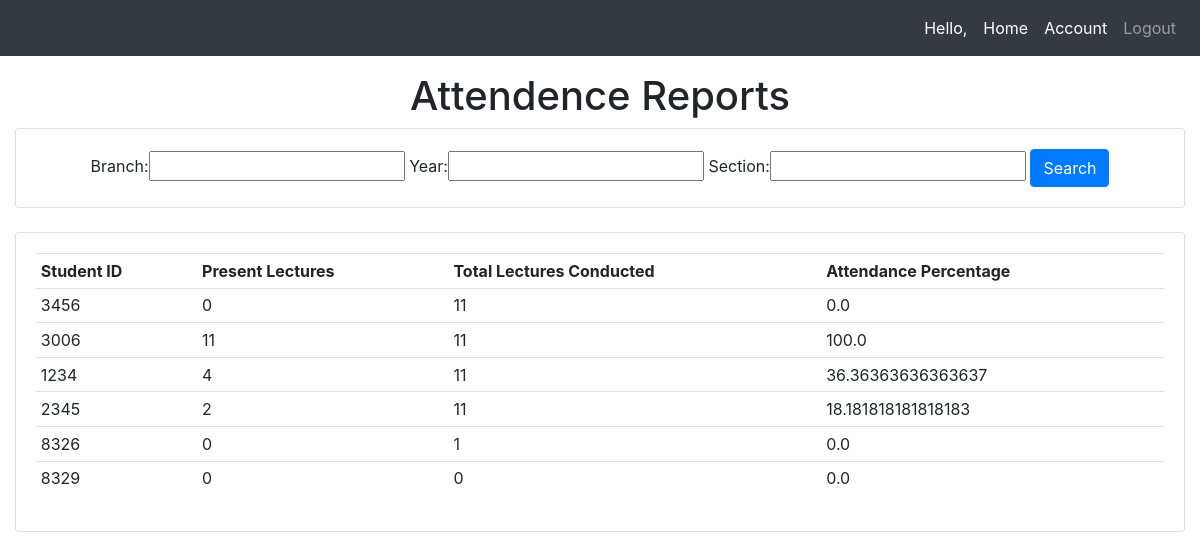
/AttendenceReports/ (signed in), run on the app's committed database.
### Attendence_Sys/models.py (models this page shows, shortened)
class Reports(models.Model):
    student_id = models.CharField(max_length=200, null=True)
    count = models.PositiveIntegerField(null=True)
    total = models.PositiveIntegerField(null=True)
    percentage = models.FloatField(null=True)
    branch = models.CharField(max_length=200, null = True)
    year = models.CharField(max_length=200, null = True)
    section = models.CharField(max_length=200, null = True)

### Attendence_Sys/views.py (the view)
# urls.py: path('AttendenceReports/', views.AttendenceReports, name='AttendenceReports'),
@login_required(login_url='teacherlogin')
def AttendenceReports(request):
    try:
        student = Student.objects.get(registration_id = request.user)
        return redirect(studentprofile)
    except:
        student=request.user
    reports=Reports.objects.all()
    myFilter=ReportFilter(request.GET, queryset=reports)
    reports=myFilter.qs
    context = {'myFilter':myFilter, 'reports': reports, 'ta':False}
    return render(request,'Attendence_Sys/AttendenceReports.html',context)

### Attendence_Sys/templates/Attendence_Sys/AttendenceReports.html (shortened to what this page needs)
{% extends 'Attendence_Sys/main.html' %}
{% block content %}
{% if ta == False %}
<center><h1>Attendence Reports</h1></center>
<div class="row">
	<div class="col">
		<div class="card card-body">
			<center>
				<form method="get">
					{{myFilter.form}}
		    		<button class="btn btn-primary" type="submit">Search</button>
				</form>
			</center>
		</div>
	</div>
</div>
<br>
<div class="row">
	<div class="col-sm-12">
		<div class="card card-body">
			<table class="table table-sm">
				<tr>
						<th>Student ID</th>
						<th>Present Lectures</th>
						<th>Total Lectures Conducted</th>
						<th>Attendance Percentage</th>
											</tr>
					{% for report in reports %}
					<tr>
						<td>{{ report.student_id }}</td>
						<td>{{ report.count }}</td>
						<td>{{ report.total }}</td>
						<td>{{ report.percentage }}</td>
				</tr>
				{% endfor %}
			</table>
		</div>
	</div>
</div>
{% endif %}
{% endblock %}

### data on the page
Reports: student_id "3456", count "0", total "11", percentage "0.0"
Reports: student_id "3006", count "11", total "11", percentage "100.0"
Reports: student_id "1234", count "4", total "11", percentage "36.36363636363637"
Reports: student_id "2345", count "2", total "11", percentage "18.181818181818183"
Reports: student_id "8326", count "0", total "1", percentage "0.0"
Reports: student_id "8329", count "0", total "0", percentage "0.0"
